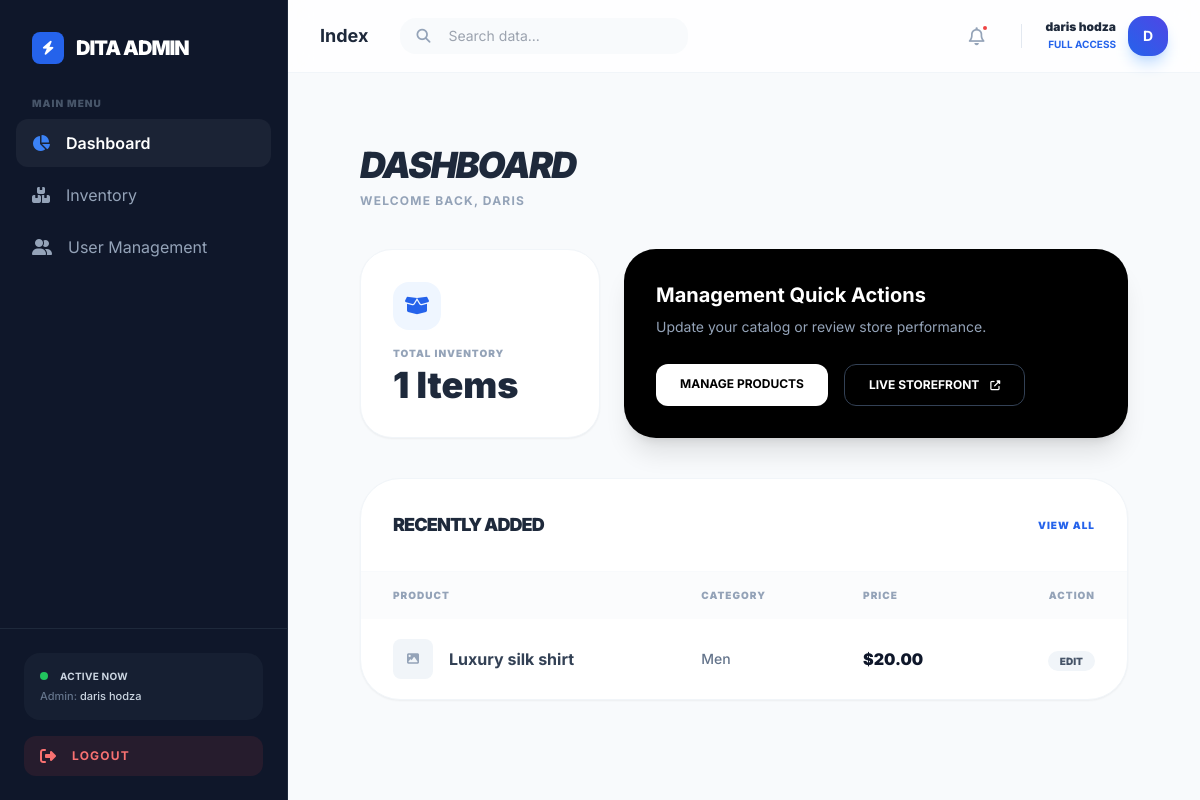
/admin/index.php (signed in), run on the app's committed database.
### tables this page shows
CREATE TABLE `products` (
  `id` int NOT NULL,
  `name` varchar(100) NOT NULL,
  `price` decimal(10,2) NOT NULL,
  `image_url` varchar(255) DEFAULT NULL,
  `description` text,
  `sizes` varchar(255) DEFAULT 'S,M,L,XL',
  `category_id` int DEFAULT NULL
);

CREATE TABLE `categories` (
  `id` int NOT NULL,
  `name` varchar(50) NOT NULL
);

### admin/index.php (the view, shortened to what this page needs)
<?php
include('includes/header.php');
try {
    $stmtProducts = $pdo->query("SELECT COUNT(*) as total FROM products");
    $productCount = $stmtProducts->fetch();
    $queryRecent = "SELECT p.*, c.name as category_name
                    FROM products p
                    LEFT JOIN categories c ON p.category_id = c.id
                    ORDER BY p.id DESC LIMIT 5";
    $stmtRecent = $pdo->prepare($queryRecent);
    $stmtRecent->execute();
    $recentProducts = $stmtRecent->fetchAll();
} catch (PDOException $e) {
    error_log($e->getMessage());
    $db_error = "Could not retrieve dashboard data.";
}
?>
<div class="max-w-7xl mx-auto px-4 sm:px-6 lg:px-8 py-8">
    <header class="mb-10">
        <h2 class="text-4xl font-black text-slate-800 uppercase tracking-tighter italic">
            Dashboard
        </h2>
        <p class="text-slate-400 font-bold text-xs uppercase tracking-widest mt-2">
            Welcome back, <?php echo htmlspecialchars($_SESSION['first_name'] ?? 'Admin'); ?>
        </p>
    </header>
    <div class="grid grid-cols-1 md:grid-cols-3 gap-6 mb-10">
        <div class="bg-white p-8 rounded-[2rem] border border-slate-100 shadow-sm transition-transform hover:-translate-y-1">
            <div class="w-12 h-12 bg-blue-50 text-blue-600 rounded-2xl flex items-center justify-center mb-4">
                <i class="fas fa-box-open text-xl"></i>
            </div>
            <p class="text-[10px] font-black uppercase text-slate-400 tracking-widest mb-1">Total Inventory</p>
            <h3 class="text-4xl font-black text-slate-800">
                <?php echo $productCount['total'] ?? '0'; ?> Items
            </h3>
        </div>
        <div class="bg-black p-8 rounded-[2rem] shadow-xl text-white md:col-span-2 flex flex-col justify-between">
            <div>
                <h3 class="text-xl font-bold mb-2">Management Quick Actions</h3>
                <p class="text-slate-400 text-sm mb-6">Update your catalog or review store performance.</p>
            </div>
            <div class="flex flex-wrap gap-4">
                <a href="inventory.php" class="bg-white text-black px-6 py-3 rounded-xl font-bold text-xs uppercase hover:bg-slate-100 transition-all">
                    Manage Products
                </a>
                <a href="../index.php" target="_blank" class="border border-slate-700 px-6 py-3 rounded-xl font-bold text-xs uppercase hover:bg-slate-800 transition-all">
                    Live Storefront <i class="fas fa-external-link-alt ml-2 text-[10px]"></i>
                </a>
            </div>
        </div>
    </div>
    <div class="bg-white rounded-[2.5rem] border border-slate-100 shadow-sm overflow-hidden">
        <div class="p-8 border-b border-slate-50 flex justify-between items-center">
            <h3 class="font-black uppercase tracking-tighter text-lg text-slate-800">Recently Added</h3>
            <a href="inventory.php" class="text-[10px] font-black uppercase text-blue-600 tracking-widest">View All</a>
        </div>
        <?php if(isset($db_error)): ?>
            <div class="p-8 text-red-500 text-sm"><?php echo $db_error; ?></div>
        <?php else: ?>
            <div class="overflow-x-auto">
                <table class="w-full text-left border-collapse">
                    <thead>
                        <tr class="bg-slate-50/50">
                            <th class="px-8 py-4 text-[10px] font-black uppercase text-slate-400 tracking-widest">Product</th>
                            <th class="px-8 py-4 text-[10px] font-black uppercase text-slate-400 tracking-widest">Category</th>
                            <th class="px-8 py-4 text-[10px] font-black uppercase text-slate-400 tracking-widest">Price</th>
                            <th class="px-8 py-4 text-[10px] font-black uppercase text-slate-400 tracking-widest text-right">Action</th>
                        </tr>
                    </thead>
                    <tbody class="divide-y divide-slate-50">
                        <?php if (!empty($recentProducts)): ?>
                            <?php foreach($recentProducts as $item): ?>
                            <tr class="hover:bg-slate-50/30 transition-colors">
                                <td class="px-8 py-5">
                                    <div class="flex items-center gap-4">
                                        <div class="w-10 h-10 bg-slate-100 rounded-lg overflow-hidden flex items-center justify-center">
                                            <?php if (!empty($item['image_url'])): ?>
                                                <img src="../assets/img/<?php echo htmlspecialchars($item['image_url']); ?>" class="w-full h-full object-cover">
                                            <?php else: ?>
                                                <i class="fas fa-image text-slate-400 text-xs"></i>
                                            <?php endif; ?>
                                        </div>
                                        <span class="font-bold text-slate-700"><?php echo htmlspecialchars($item['name']); ?></span>
                                    </div>
                                </td>
                                <td class="px-8 py-5 text-sm font-medium text-slate-500">
                                    <?php echo htmlspecialchars($item['category_name'] ?? 'Uncategorized'); ?>
                                </td>
                                <td class="px-8 py-5 font-black text-slate-900">
                                    $<?php echo number_format($item['price'], 2); ?>
                                </td>
                                <td class="px-8 py-5 text-right">
                                    <a href="edit_product.php?id=<?php echo $item['id']; ?>" class="px-3 py-1 bg-slate-100 text-slate-600 text-[10px] font-black uppercase rounded-full hover:bg-black hover:text-white transition-all">
                                        Edit
                                    </a>
                                </td>
                            </tr>
                            <?php endforeach; ?>
                        <?php endif; ?>
                    </tbody>
                </table>
            </div>
        <?php endif; ?>
    </div>
</div>
</body>
</html>

### admin/includes/header.php (style rules this page uses)
body { font-family: 'Inter', sans-serif; }

### data on the page
products: name "Luxury silk shirt", category.name "Men", price "20.00"

### other printed values
$_SESSION['username'] "daris hodza"
str_replace('.php', '', basename($_SERVER['PHP_SELF'])) "Index"
substr($_SESSION['username'] ?? 'A', 0, 1) "D"
$_SESSION['first_name'] "DARIS"
$productCount['total'] "1"
